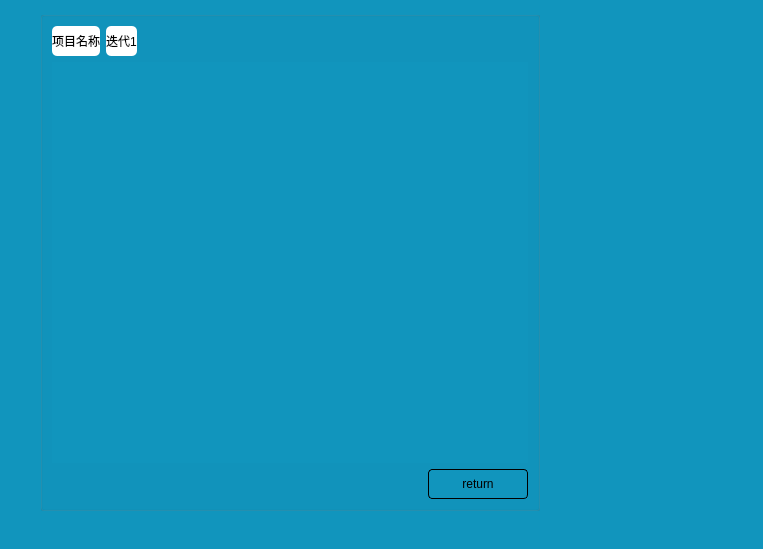
<?xml version="1.0" encoding="UTF-8"?>
<ui version="4.0">
 <class>CWidgetBurndown</class>
 <widget class="QWidget" name="CWidgetBurndown">
  <property name="geometry">
   <rect>
    <x>0</x>
    <y>0</y>
    <width>763</width>
    <height>549</height>
   </rect>
  </property>
  <property name="windowTitle">
   <string>Form</string>
  </property>
  <property name="styleSheet">
   <string notr="true">background-color: rgb(17, 149, 189);</string>
  </property>
  <layout class="QGridLayout" name="gridLayout_2">
   <item row="0" column="1" rowspan="2">
    <widget class="QGroupBox" name="groupBox">
     <property name="sizePolicy">
      <sizepolicy hsizetype="Fixed" vsizetype="Fixed">
       <horstretch>0</horstretch>
       <verstretch>0</verstretch>
      </sizepolicy>
     </property>
     <property name="minimumSize">
      <size>
       <width>500</width>
       <height>500</height>
      </size>
     </property>
     <property name="title">
      <string/>
     </property>
     <layout class="QGridLayout" name="gridLayout">
      <item row="0" column="0">
       <layout class="QHBoxLayout" name="horizontalLayout_2">
        <item>
         <widget class="QLabel" name="label_projectName">
          <property name="minimumSize">
           <size>
            <width>0</width>
            <height>30</height>
           </size>
          </property>
          <property name="maximumSize">
           <size>
            <width>16777215</width>
            <height>30</height>
           </size>
          </property>
          <property name="styleSheet">
           <string notr="true">background-color: rgb(255, 255, 255);
border-radius:5px;</string>
          </property>
          <property name="text">
           <string>项目名称</string>
          </property>
         </widget>
        </item>
        <item>
         <widget class="QLabel" name="label_sprintNo">
          <property name="maximumSize">
           <size>
            <width>16777215</width>
            <height>30</height>
           </size>
          </property>
          <property name="styleSheet">
           <string notr="true">background-color: rgb(255, 255, 255);
border-radius:5px;</string>
          </property>
          <property name="text">
           <string>迭代1</string>
          </property>
         </widget>
        </item>
        <item>
         <spacer name="horizontalSpacer_4">
          <property name="orientation">
           <enum>Qt::Horizontal</enum>
          </property>
          <property name="sizeHint" stdset="0">
           <size>
            <width>40</width>
            <height>20</height>
           </size>
          </property>
         </spacer>
        </item>
       </layout>
      </item>
      <item row="1" column="0">
       <widget class="QWidget" name="widget" native="true">
        <property name="sizePolicy">
         <sizepolicy hsizetype="Expanding" vsizetype="Expanding">
          <horstretch>0</horstretch>
          <verstretch>0</verstretch>
         </sizepolicy>
        </property>
        <property name="minimumSize">
         <size>
          <width>100</width>
          <height>100</height>
         </size>
        </property>
       </widget>
      </item>
      <item row="2" column="0">
       <layout class="QHBoxLayout" name="horizontalLayout">
        <item>
         <spacer name="horizontalSpacer">
          <property name="orientation">
           <enum>Qt::Horizontal</enum>
          </property>
          <property name="sizeHint" stdset="0">
           <size>
            <width>141</width>
            <height>20</height>
           </size>
          </property>
         </spacer>
        </item>
        <item>
         <widget class="QPushButton" name="btnGetback">
          <property name="minimumSize">
           <size>
            <width>100</width>
            <height>30</height>
           </size>
          </property>
          <property name="styleSheet">
           <string notr="true">QPushButton{
border:1px solid black;
border-radius:4px;
padding:4px;
}
QPushButton::hover{
border:1px solid black;
border-radius:4px;
background-color:lightgray;
padding:4px
}
QPushButton::pressed{
border:1px solid black;
border-radius:4px;
background-color:gray;
padding:4px
}</string>
          </property>
          <property name="text">
           <string>return</string>
          </property>
         </widget>
        </item>
       </layout>
      </item>
     </layout>
    </widget>
   </item>
   <item row="0" column="2">
    <spacer name="horizontalSpacer_2">
     <property name="orientation">
      <enum>Qt::Horizontal</enum>
     </property>
     <property name="sizeHint" stdset="0">
      <size>
       <width>223</width>
       <height>20</height>
      </size>
     </property>
    </spacer>
   </item>
   <item row="1" column="0">
    <spacer name="horizontalSpacer_3">
     <property name="orientation">
      <enum>Qt::Horizontal</enum>
     </property>
     <property name="sizeHint" stdset="0">
      <size>
       <width>40</width>
       <height>20</height>
      </size>
     </property>
    </spacer>
   </item>
   <item row="2" column="1">
    <spacer name="verticalSpacer">
     <property name="orientation">
      <enum>Qt::Vertical</enum>
     </property>
     <property name="sizeHint" stdset="0">
      <size>
       <width>17</width>
       <height>80</height>
      </size>
     </property>
    </spacer>
   </item>
  </layout>
 </widget>
 <resources>
  <include location="ks23_03.qrc"/>
 </resources>
 <connections/>
</ui>
